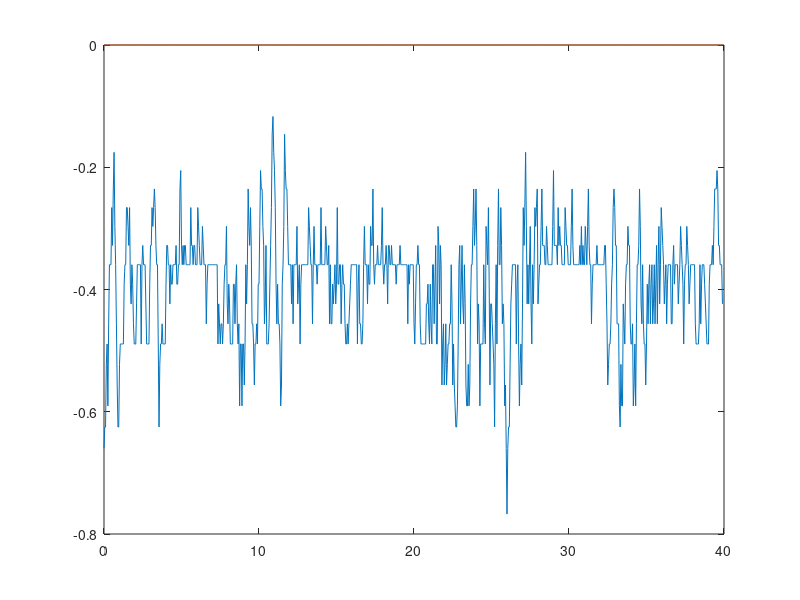

MATLAB code to generate this figure:
pextARX=[-0.659933, 0.000000, 0.659933, -0.907874;
-0.624955, 0.000000, 0.624955, -0.527033;
-0.624955, 0.000000, 0.624955, -0.825212;
-0.522477, 0.000000, 0.522477, -0.369256;
-0.489111, 0.000000, 0.489111, -0.355604;
-0.590393, 0.000000, 0.590393, -0.372467;
-0.456134, 0.000000, 0.456134, -0.286139;
-0.359434, 0.000000, 0.359434, -0.367860;
-0.359434, 0.000000, 0.359434, -0.391275;
-0.359434, 0.000000, 0.359434, -0.342926;
-0.265970, 0.000000, 0.265970, -0.150446;
-0.327925, 0.000000, 0.327925, -0.251115;
-0.235505, 0.000000, 0.235505, -0.076307;
-0.175583, 0.000000, 0.175583, -0.159442;
-0.296775, 0.000000, 0.296775, -0.328466;
-0.359434, 0.000000, 0.359434, -0.374134;
-0.456134, 0.000000, 0.456134, -0.498237;
-0.556236, 0.000000, 0.556236, -0.540274;
-0.624955, 0.000000, 0.624955, -0.578163;
-0.624955, 0.000000, 0.624955, -0.534219;
-0.522477, 0.000000, 0.522477, -0.401822;
-0.489111, 0.000000, 0.489111, -0.396317;
-0.489111, 0.000000, 0.489111, -0.383445;
-0.489111, 0.000000, 0.489111, -0.419261;
-0.489111, 0.000000, 0.489111, -0.443232;
-0.489111, 0.000000, 0.489111, -0.453038;
-0.391298, 0.000000, 0.391298, -0.299452;
-0.359434, 0.000000, 0.359434, -0.281465;
-0.359434, 0.000000, 0.359434, -0.243824;
-0.265970, 0.000000, 0.265970, -0.155025;
-0.265970, 0.000000, 0.265970, -0.240408;
-0.296775, 0.000000, 0.296775, -0.272058;
-0.327925, 0.000000, 0.327925, -0.327443;
-0.265970, 0.000000, 0.265970, -0.212470;
-0.391298, 0.000000, 0.391298, -0.402738;
-0.423526, 0.000000, 0.423526, -0.327990;
-0.359434, 0.000000, 0.359434, -0.309394;
-0.391298, 0.000000, 0.391298, -0.361006;
-0.456134, 0.000000, 0.456134, -0.416232;
-0.489111, 0.000000, 0.489111, -0.445594;
-0.489111, 0.000000, 0.489111, -0.443468;
-0.489111, 0.000000, 0.489111, -0.435451;
-0.423526, 0.000000, 0.423526, -0.324489;
-0.359434, 0.000000, 0.359434, -0.261925;
-0.359434, 0.000000, 0.359434, -0.270929;
-0.359434, 0.000000, 0.359434, -0.287398;
-0.359434, 0.000000, 0.359434, -0.329034;
-0.359434, 0.000000, 0.359434, -0.340760;
-0.489111, 0.000000, 0.489111, -0.507593;
-0.359434, 0.000000, 0.359434, -0.234912;
-0.327925, 0.000000, 0.327925, -0.295213;
-0.359434, 0.000000, 0.359434, -0.244693;
-0.359434, 0.000000, 0.359434, -0.287957;
-0.359434, 0.000000, 0.359434, -0.320850;
-0.423526, 0.000000, 0.423526, -0.439210;
-0.489111, 0.000000, 0.489111, -0.482375;
-0.489111, 0.000000, 0.489111, -0.446537;
-0.489111, 0.000000, 0.489111, -0.419102;
-0.489111, 0.000000, 0.489111, -0.387602;
-0.391298, 0.000000, 0.391298, -0.261850;
-0.327925, 0.000000, 0.327925, -0.248392;
-0.327925, 0.000000, 0.327925, -0.263954;
-0.265970, 0.000000, 0.265970, -0.198019;
-0.296775, 0.000000, 0.296775, -0.288379;
-0.265970, 0.000000, 0.265970, -0.200400;
-0.235505, 0.000000, 0.235505, -0.200534;
-0.265970, 0.000000, 0.265970, -0.219732;
-0.327925, 0.000000, 0.327925, -0.296850;
-0.359434, 0.000000, 0.359434, -0.332588;
-0.359434, 0.000000, 0.359434, -0.344811;
-0.489111, 0.000000, 0.489111, -0.508700;
-0.624955, 0.000000, 0.624955, -0.600634;
-0.522477, 0.000000, 0.522477, -0.429186;
-0.489111, 0.000000, 0.489111, -0.439323;
-0.489111, 0.000000, 0.489111, -0.365112;
-0.456134, 0.000000, 0.456134, -0.343108;
-0.489111, 0.000000, 0.489111, -0.428336;
-0.489111, 0.000000, 0.489111, -0.440914;
-0.489111, 0.000000, 0.489111, -0.473001;
-0.489111, 0.000000, 0.489111, -0.439794;
-0.391298, 0.000000, 0.391298, -0.276044;
-0.327925, 0.000000, 0.327925, -0.215028;
-0.327925, 0.000000, 0.327925, -0.217457;
-0.359434, 0.000000, 0.359434, -0.303627;
-0.359434, 0.000000, 0.359434, -0.342674;
-0.423526, 0.000000, 0.423526, -0.460185;
-0.359434, 0.000000, 0.359434, -0.299785;
-0.391298, 0.000000, 0.391298, -0.358562;
-0.391298, 0.000000, 0.391298, -0.259065;
-0.359434, 0.000000, 0.359434, -0.271904;
-0.359434, 0.000000, 0.359434, -0.304310;
-0.359434, 0.000000, 0.359434, -0.336907;
-0.359434, 0.000000, 0.359434, -0.340784;
-0.327925, 0.000000, 0.327925, -0.275969;
-0.391298, 0.000000, 0.391298, -0.351717;
-0.391298, 0.000000, 0.391298, -0.296333;
-0.359434, 0.000000, 0.359434, -0.305975;
-0.359434, 0.000000, 0.359434, -0.316811;
-0.235505, 0.000000, 0.235505, -0.146915;
-0.205380, 0.000000, 0.205380, -0.162952;
-0.327925, 0.000000, 0.327925, -0.286158;
-0.359434, 0.000000, 0.359434, -0.308428;
-0.327925, 0.000000, 0.327925, -0.324605;
-0.359434, 0.000000, 0.359434, -0.367535;
-0.327925, 0.000000, 0.327925, -0.261197;
-0.327925, 0.000000, 0.327925, -0.262104;
-0.359434, 0.000000, 0.359434, -0.274800;
-0.359434, 0.000000, 0.359434, -0.300291;
-0.359434, 0.000000, 0.359434, -0.339318;
-0.359434, 0.000000, 0.359434, -0.343781;
-0.359434, 0.000000, 0.359434, -0.324424;
-0.359434, 0.000000, 0.359434, -0.294437;
-0.265970, 0.000000, 0.265970, -0.153584;
-0.327925, 0.000000, 0.327925, -0.296393;
-0.327925, 0.000000, 0.327925, -0.248161;
-0.359434, 0.000000, 0.359434, -0.374970;
-0.327925, 0.000000, 0.327925, -0.289183;
-0.327925, 0.000000, 0.327925, -0.312634;
-0.359434, 0.000000, 0.359434, -0.288836;
-0.359434, 0.000000, 0.359434, -0.281877;
-0.359434, 0.000000, 0.359434, -0.302030;
-0.265970, 0.000000, 0.265970, -0.194574;
-0.296775, 0.000000, 0.296775, -0.293093;
-0.327925, 0.000000, 0.327925, -0.270034;
-0.359434, 0.000000, 0.359434, -0.335507;
-0.359434, 0.000000, 0.359434, -0.313140;
-0.359434, 0.000000, 0.359434, -0.328677;
-0.296775, 0.000000, 0.296775, -0.219307;
-0.327925, 0.000000, 0.327925, -0.290758;
-0.359434, 0.000000, 0.359434, -0.287307;
-0.359434, 0.000000, 0.359434, -0.323379;
-0.359434, 0.000000, 0.359434, -0.333144;
-0.456134, 0.000000, 0.456134, -0.462801;
-0.391298, 0.000000, 0.391298, -0.302697;
-0.359434, 0.000000, 0.359434, -0.317899;
-0.359434, 0.000000, 0.359434, -0.261873;
-0.359434, 0.000000, 0.359434, -0.286728;
-0.359434, 0.000000, 0.359434, -0.304554;
-0.359434, 0.000000, 0.359434, -0.336078;
-0.359434, 0.000000, 0.359434, -0.334417;
-0.359434, 0.000000, 0.359434, -0.317797;
-0.359434, 0.000000, 0.359434, -0.294319;
-0.359434, 0.000000, 0.359434, -0.287709;
-0.359434, 0.000000, 0.359434, -0.298104;
-0.359434, 0.000000, 0.359434, -0.316348;
-0.359434, 0.000000, 0.359434, -0.326045;
-0.359434, 0.000000, 0.359434, -0.321394;
-0.489111, 0.000000, 0.489111, -0.486245;
-0.423526, 0.000000, 0.423526, -0.320346;
-0.456134, 0.000000, 0.456134, -0.453840;
-0.489111, 0.000000, 0.489111, -0.405225;
-0.456134, 0.000000, 0.456134, -0.389489;
-0.456134, 0.000000, 0.456134, -0.391881;
-0.489111, 0.000000, 0.489111, -0.432440;
-0.456134, 0.000000, 0.456134, -0.377274;
-0.391298, 0.000000, 0.391298, -0.321482;
-0.359434, 0.000000, 0.359434, -0.283359;
-0.359434, 0.000000, 0.359434, -0.281781;
-0.296775, 0.000000, 0.296775, -0.204830;
-0.423526, 0.000000, 0.423526, -0.437056;
-0.456134, 0.000000, 0.456134, -0.402836;
-0.391298, 0.000000, 0.391298, -0.374890;
-0.423526, 0.000000, 0.423526, -0.393711;
-0.489111, 0.000000, 0.489111, -0.414818;
-0.489111, 0.000000, 0.489111, -0.394131;
-0.489111, 0.000000, 0.489111, -0.431145;
-0.489111, 0.000000, 0.489111, -0.437999;
-0.391298, 0.000000, 0.391298, -0.308811;
-0.391298, 0.000000, 0.391298, -0.339997;
-0.456134, 0.000000, 0.456134, -0.374138;
-0.391298, 0.000000, 0.391298, -0.291293;
-0.359434, 0.000000, 0.359434, -0.322260;
-0.456134, 0.000000, 0.456134, -0.440956;
-0.489111, 0.000000, 0.489111, -0.439760;
-0.456134, 0.000000, 0.456134, -0.409451;
-0.590393, 0.000000, 0.590393, -0.583549;
-0.489111, 0.000000, 0.489111, -0.344816;
-0.489111, 0.000000, 0.489111, -0.457516;
-0.590393, 0.000000, 0.590393, -0.506967;
-0.489111, 0.000000, 0.489111, -0.377159;
-0.489111, 0.000000, 0.489111, -0.461575;
-0.556236, 0.000000, 0.556236, -0.492774;
-0.489111, 0.000000, 0.489111, -0.391500;
-0.359434, 0.000000, 0.359434, -0.257338;
-0.423526, 0.000000, 0.423526, -0.368994;
-0.359434, 0.000000, 0.359434, -0.219561;
-0.235505, 0.000000, 0.235505, -0.166410;
-0.296775, 0.000000, 0.296775, -0.278847;
-0.327925, 0.000000, 0.327925, -0.277064;
-0.265970, 0.000000, 0.265970, -0.225063;
-0.327925, 0.000000, 0.327925, -0.327380;
-0.456134, 0.000000, 0.456134, -0.431974;
-0.456134, 0.000000, 0.456134, -0.401729;
-0.489111, 0.000000, 0.489111, -0.477906;
-0.556236, 0.000000, 0.556236, -0.513583;
-0.489111, 0.000000, 0.489111, -0.390983;
-0.489111, 0.000000, 0.489111, -0.426067;
-0.456134, 0.000000, 0.456134, -0.336406;
-0.489111, 0.000000, 0.489111, -0.435909;
-0.391298, 0.000000, 0.391298, -0.279686;
-0.391298, 0.000000, 0.391298, -0.376423;
-0.296775, 0.000000, 0.296775, -0.178972;
-0.205380, 0.000000, 0.205380, -0.133829;
-0.235505, 0.000000, 0.235505, -0.162216;
-0.235505, 0.000000, 0.235505, -0.169701;
-0.296775, 0.000000, 0.296775, -0.309669;
-0.327925, 0.000000, 0.327925, -0.330883;
-0.456134, 0.000000, 0.456134, -0.506945;
-0.423526, 0.000000, 0.423526, -0.348197;
-0.327925, 0.000000, 0.327925, -0.252091;
-0.489111, 0.000000, 0.489111, -0.444035;
-0.489111, 0.000000, 0.489111, -0.360128;
-0.489111, 0.000000, 0.489111, -0.488419;
-0.456134, 0.000000, 0.456134, -0.413746;
-0.391298, 0.000000, 0.391298, -0.341882;
-0.327925, 0.000000, 0.327925, -0.214215;
-0.265970, 0.000000, 0.265970, -0.134854;
-0.146114, 0.000000, 0.146114, -0.011099;
-0.116965, 0.000000, 0.116965, -0.077494;
-0.175583, 0.000000, 0.175583, -0.179346;
-0.205380, 0.000000, 0.205380, -0.229719;
-0.265970, 0.000000, 0.265970, -0.305942;
-0.391298, 0.000000, 0.391298, -0.407827;
-0.456134, 0.000000, 0.456134, -0.415581;
-0.391298, 0.000000, 0.391298, -0.311467;
-0.456134, 0.000000, 0.456134, -0.427171;
-0.456134, 0.000000, 0.456134, -0.358688;
-0.489111, 0.000000, 0.489111, -0.465397;
-0.590393, 0.000000, 0.590393, -0.568359;
-0.556236, 0.000000, 0.556236, -0.496068;
-0.391298, 0.000000, 0.391298, -0.292464;
-0.359434, 0.000000, 0.359434, -0.266156;
-0.296775, 0.000000, 0.296775, -0.127926;
-0.146114, 0.000000, 0.146114, -0.016154;
-0.205380, 0.000000, 0.205380, -0.203740;
-0.235505, 0.000000, 0.235505, -0.219400;
-0.235505, 0.000000, 0.235505, -0.275453;
-0.296775, 0.000000, 0.296775, -0.313644;
-0.359434, 0.000000, 0.359434, -0.326170;
-0.359434, 0.000000, 0.359434, -0.282478;
-0.359434, 0.000000, 0.359434, -0.296450;
-0.359434, 0.000000, 0.359434, -0.302192;
-0.423526, 0.000000, 0.423526, -0.412072;
-0.359434, 0.000000, 0.359434, -0.293265;
-0.456134, 0.000000, 0.456134, -0.478900;
-0.359434, 0.000000, 0.359434, -0.225918;
-0.359434, 0.000000, 0.359434, -0.335061;
-0.359434, 0.000000, 0.359434, -0.247520;
-0.359434, 0.000000, 0.359434, -0.317164;
-0.296775, 0.000000, 0.296775, -0.226998;
-0.423526, 0.000000, 0.423526, -0.460648;
-0.391298, 0.000000, 0.391298, -0.304215;
-0.359434, 0.000000, 0.359434, -0.344950;
-0.489111, 0.000000, 0.489111, -0.455379;
-0.391298, 0.000000, 0.391298, -0.265476;
-0.359434, 0.000000, 0.359434, -0.326561;
-0.359434, 0.000000, 0.359434, -0.274728;
-0.359434, 0.000000, 0.359434, -0.308875;
-0.359434, 0.000000, 0.359434, -0.306949;
-0.359434, 0.000000, 0.359434, -0.325167;
-0.359434, 0.000000, 0.359434, -0.316865;
-0.359434, 0.000000, 0.359434, -0.310109;
-0.359434, 0.000000, 0.359434, -0.299527;
-0.359434, 0.000000, 0.359434, -0.300292;
-0.265970, 0.000000, 0.265970, -0.177838;
-0.296775, 0.000000, 0.296775, -0.275480;
-0.327925, 0.000000, 0.327925, -0.265231;
-0.359434, 0.000000, 0.359434, -0.344658;
-0.359434, 0.000000, 0.359434, -0.326646;
-0.456134, 0.000000, 0.456134, -0.467840;
-0.359434, 0.000000, 0.359434, -0.251474;
-0.296775, 0.000000, 0.296775, -0.246223;
-0.359434, 0.000000, 0.359434, -0.277964;
-0.359434, 0.000000, 0.359434, -0.277526;
-0.359434, 0.000000, 0.359434, -0.337143;
-0.391298, 0.000000, 0.391298, -0.389289;
-0.359434, 0.000000, 0.359434, -0.320670;
-0.359434, 0.000000, 0.359434, -0.314054;
-0.359434, 0.000000, 0.359434, -0.266627;
-0.359434, 0.000000, 0.359434, -0.282503;
-0.265970, 0.000000, 0.265970, -0.174940;
-0.359434, 0.000000, 0.359434, -0.381219;
-0.359434, 0.000000, 0.359434, -0.296137;
-0.359434, 0.000000, 0.359434, -0.361946;
-0.359434, 0.000000, 0.359434, -0.300799;
-0.359434, 0.000000, 0.359434, -0.301142;
-0.296775, 0.000000, 0.296775, -0.194733;
-0.327925, 0.000000, 0.327925, -0.290662;
-0.359434, 0.000000, 0.359434, -0.305891;
-0.359434, 0.000000, 0.359434, -0.344049;
-0.327925, 0.000000, 0.327925, -0.295054;
-0.456134, 0.000000, 0.456134, -0.466817;
-0.359434, 0.000000, 0.359434, -0.227859;
-0.456134, 0.000000, 0.456134, -0.472586;
-0.456134, 0.000000, 0.456134, -0.339705;
-0.391298, 0.000000, 0.391298, -0.355177;
-0.423526, 0.000000, 0.423526, -0.379363;
-0.391298, 0.000000, 0.391298, -0.310991;
-0.359434, 0.000000, 0.359434, -0.293591;
-0.423526, 0.000000, 0.423526, -0.379690;
-0.391298, 0.000000, 0.391298, -0.311895;
-0.265970, 0.000000, 0.265970, -0.198425;
-0.391298, 0.000000, 0.391298, -0.397725;
-0.391298, 0.000000, 0.391298, -0.287859;
-0.359434, 0.000000, 0.359434, -0.335212;
-0.359434, 0.000000, 0.359434, -0.309060;
-0.456134, 0.000000, 0.456134, -0.444899;
-0.391298, 0.000000, 0.391298, -0.291753;
-0.359434, 0.000000, 0.359434, -0.327364;
-0.391298, 0.000000, 0.391298, -0.320300;
-0.391298, 0.000000, 0.391298, -0.323732;
-0.456134, 0.000000, 0.456134, -0.430441;
-0.489111, 0.000000, 0.489111, -0.452311;
-0.489111, 0.000000, 0.489111, -0.462007;
-0.456134, 0.000000, 0.456134, -0.389669;
-0.489111, 0.000000, 0.489111, -0.423347;
-0.456134, 0.000000, 0.456134, -0.334426;
-0.423526, 0.000000, 0.423526, -0.348531;
-0.391298, 0.000000, 0.391298, -0.316447;
-0.359434, 0.000000, 0.359434, -0.307320;
-0.359434, 0.000000, 0.359434, -0.310472;
-0.359434, 0.000000, 0.359434, -0.301792;
-0.359434, 0.000000, 0.359434, -0.303886;
-0.359434, 0.000000, 0.359434, -0.305459;
-0.359434, 0.000000, 0.359434, -0.310448;
-0.359434, 0.000000, 0.359434, -0.311641;
-0.359434, 0.000000, 0.359434, -0.310550;
-0.489111, 0.000000, 0.489111, -0.485837;
-0.391298, 0.000000, 0.391298, -0.284232;
-0.359434, 0.000000, 0.359434, -0.345433;
-0.456134, 0.000000, 0.456134, -0.396325;
-0.456134, 0.000000, 0.456134, -0.373504;
-0.489111, 0.000000, 0.489111, -0.460732;
-0.489111, 0.000000, 0.489111, -0.436856;
-0.456134, 0.000000, 0.456134, -0.404389;
-0.359434, 0.000000, 0.359434, -0.252452;
-0.296775, 0.000000, 0.296775, -0.193254;
-0.359434, 0.000000, 0.359434, -0.282020;
-0.359434, 0.000000, 0.359434, -0.287576;
-0.359434, 0.000000, 0.359434, -0.365517;
-0.423526, 0.000000, 0.423526, -0.440612;
-0.359434, 0.000000, 0.359434, -0.294629;
-0.391298, 0.000000, 0.391298, -0.349422;
-0.391298, 0.000000, 0.391298, -0.266441;
-0.296775, 0.000000, 0.296775, -0.194289;
-0.327925, 0.000000, 0.327925, -0.300119;
-0.327925, 0.000000, 0.327925, -0.281179;
-0.235505, 0.000000, 0.235505, -0.194885;
-0.359434, 0.000000, 0.359434, -0.379905;
-0.391298, 0.000000, 0.391298, -0.308010;
-0.359434, 0.000000, 0.359434, -0.322607;
-0.359434, 0.000000, 0.359434, -0.310813;
-0.359434, 0.000000, 0.359434, -0.306128;
-0.327925, 0.000000, 0.327925, -0.257517;
-0.359434, 0.000000, 0.359434, -0.321270;
-0.359434, 0.000000, 0.359434, -0.297618;
-0.359434, 0.000000, 0.359434, -0.329682;
-0.359434, 0.000000, 0.359434, -0.315562;
-0.327925, 0.000000, 0.327925, -0.270694;
-0.265970, 0.000000, 0.265970, -0.187340;
-0.359434, 0.000000, 0.359434, -0.334669;
-0.391298, 0.000000, 0.391298, -0.323567;
-0.359434, 0.000000, 0.359434, -0.342143;
-0.359434, 0.000000, 0.359434, -0.340022;
-0.327925, 0.000000, 0.327925, -0.264719;
-0.359434, 0.000000, 0.359434, -0.301735;
-0.423526, 0.000000, 0.423526, -0.358093;
-0.327925, 0.000000, 0.327925, -0.241779;
-0.327925, 0.000000, 0.327925, -0.325688;
-0.359434, 0.000000, 0.359434, -0.309137;
-0.359434, 0.000000, 0.359434, -0.311914;
-0.327925, 0.000000, 0.327925, -0.261088;
-0.359434, 0.000000, 0.359434, -0.322771;
-0.359434, 0.000000, 0.359434, -0.294801;
-0.359434, 0.000000, 0.359434, -0.326386;
-0.359434, 0.000000, 0.359434, -0.314002;
-0.359434, 0.000000, 0.359434, -0.315576;
-0.391298, 0.000000, 0.391298, -0.346714;
-0.359434, 0.000000, 0.359434, -0.286775;
-0.359434, 0.000000, 0.359434, -0.318267;
-0.359434, 0.000000, 0.359434, -0.297555;
-0.359434, 0.000000, 0.359434, -0.313372;
-0.327925, 0.000000, 0.327925, -0.265892;
-0.359434, 0.000000, 0.359434, -0.330315;
-0.359434, 0.000000, 0.359434, -0.296317;
-0.359434, 0.000000, 0.359434, -0.322810;
-0.359434, 0.000000, 0.359434, -0.307964;
-0.359434, 0.000000, 0.359434, -0.312566;
-0.359434, 0.000000, 0.359434, -0.304429;
-0.359434, 0.000000, 0.359434, -0.307153;
-0.359434, 0.000000, 0.359434, -0.307828;
-0.359434, 0.000000, 0.359434, -0.311686;
-0.456134, 0.000000, 0.456134, -0.444988;
-0.359434, 0.000000, 0.359434, -0.262150;
-0.391298, 0.000000, 0.391298, -0.393324;
-0.359434, 0.000000, 0.359434, -0.247238;
-0.359434, 0.000000, 0.359434, -0.316201;
-0.359434, 0.000000, 0.359434, -0.280814;
-0.359434, 0.000000, 0.359434, -0.325561;
-0.359434, 0.000000, 0.359434, -0.319176;
-0.456134, 0.000000, 0.456134, -0.457636;
-0.489111, 0.000000, 0.489111, -0.435464;
-0.423526, 0.000000, 0.423526, -0.363015;
-0.359434, 0.000000, 0.359434, -0.276118;
-0.359434, 0.000000, 0.359434, -0.270541;
-0.327925, 0.000000, 0.327925, -0.222311;
-0.359434, 0.000000, 0.359434, -0.328528;
-0.359434, 0.000000, 0.359434, -0.325374;
-0.456134, 0.000000, 0.456134, -0.490934;
-0.489111, 0.000000, 0.489111, -0.447788;
-0.489111, 0.000000, 0.489111, -0.448303;
-0.489111, 0.000000, 0.489111, -0.399179;
-0.489111, 0.000000, 0.489111, -0.395449;
-0.489111, 0.000000, 0.489111, -0.403481;
-0.489111, 0.000000, 0.489111, -0.432583;
-0.489111, 0.000000, 0.489111, -0.446026;
-0.423526, 0.000000, 0.423526, -0.351426;
-0.423526, 0.000000, 0.423526, -0.364442;
-0.391298, 0.000000, 0.391298, -0.276640;
-0.456134, 0.000000, 0.456134, -0.410885;
-0.489111, 0.000000, 0.489111, -0.426231;
-0.391298, 0.000000, 0.391298, -0.340961;
-0.456134, 0.000000, 0.456134, -0.458787;
-0.489111, 0.000000, 0.489111, -0.399582;
-0.359434, 0.000000, 0.359434, -0.241495;
-0.359434, 0.000000, 0.359434, -0.296966;
-0.456134, 0.000000, 0.456134, -0.393779;
-0.391298, 0.000000, 0.391298, -0.315244;
-0.327925, 0.000000, 0.327925, -0.309769;
-0.489111, 0.000000, 0.489111, -0.501663;
-0.489111, 0.000000, 0.489111, -0.390754;
-0.296775, 0.000000, 0.296775, -0.194151;
-0.327925, 0.000000, 0.327925, -0.282459;
-0.423526, 0.000000, 0.423526, -0.333721;
-0.327925, 0.000000, 0.327925, -0.238965;
-0.359434, 0.000000, 0.359434, -0.382095;
-0.556236, 0.000000, 0.556236, -0.580950;
-0.489111, 0.000000, 0.489111, -0.409160;
-0.456134, 0.000000, 0.456134, -0.431647;
-0.556236, 0.000000, 0.556236, -0.477121;
-0.522477, 0.000000, 0.522477, -0.391265;
-0.456134, 0.000000, 0.456134, -0.374863;
-0.556236, 0.000000, 0.556236, -0.537690;
-0.522477, 0.000000, 0.522477, -0.437720;
-0.489111, 0.000000, 0.489111, -0.456695;
-0.489111, 0.000000, 0.489111, -0.403996;
-0.456134, 0.000000, 0.456134, -0.350301;
-0.456134, 0.000000, 0.456134, -0.366519;
-0.359434, 0.000000, 0.359434, -0.247779;
-0.423526, 0.000000, 0.423526, -0.417245;
-0.556236, 0.000000, 0.556236, -0.530455;
-0.489111, 0.000000, 0.489111, -0.430153;
-0.556236, 0.000000, 0.556236, -0.565674;
-0.590393, 0.000000, 0.590393, -0.490589;
-0.624955, 0.000000, 0.624955, -0.553467;
-0.624955, 0.000000, 0.624955, -0.518820;
-0.590393, 0.000000, 0.590393, -0.510172;
-0.489111, 0.000000, 0.489111, -0.379275;
-0.359434, 0.000000, 0.359434, -0.241633;
-0.327925, 0.000000, 0.327925, -0.219966;
-0.456134, 0.000000, 0.456134, -0.400450;
-0.391298, 0.000000, 0.391298, -0.301428;
-0.327925, 0.000000, 0.327925, -0.340131;
-0.423526, 0.000000, 0.423526, -0.422916;
-0.456134, 0.000000, 0.456134, -0.382268;
-0.359434, 0.000000, 0.359434, -0.251157;
-0.423526, 0.000000, 0.423526, -0.381505;
-0.556236, 0.000000, 0.556236, -0.505902;
-0.590393, 0.000000, 0.590393, -0.564772;
-0.590393, 0.000000, 0.590393, -0.583589;
-0.522477, 0.000000, 0.522477, -0.447477;
-0.590393, 0.000000, 0.590393, -0.518378;
-0.556236, 0.000000, 0.556236, -0.380527;
-0.423526, 0.000000, 0.423526, -0.295210;
-0.359434, 0.000000, 0.359434, -0.276006;
-0.359434, 0.000000, 0.359434, -0.303722;
-0.296775, 0.000000, 0.296775, -0.224794;
-0.235505, 0.000000, 0.235505, -0.183783;
-0.327925, 0.000000, 0.327925, -0.305690;
-0.296775, 0.000000, 0.296775, -0.208616;
-0.235505, 0.000000, 0.235505, -0.202425;
-0.327925, 0.000000, 0.327925, -0.321375;
-0.489111, 0.000000, 0.489111, -0.487118;
-0.423526, 0.000000, 0.423526, -0.359832;
-0.456134, 0.000000, 0.456134, -0.473534;
-0.590393, 0.000000, 0.590393, -0.544447;
-0.489111, 0.000000, 0.489111, -0.359047;
-0.489111, 0.000000, 0.489111, -0.441730;
-0.489111, 0.000000, 0.489111, -0.378547;
-0.489111, 0.000000, 0.489111, -0.430831;
-0.359434, 0.000000, 0.359434, -0.248190;
-0.456134, 0.000000, 0.456134, -0.465202;
-0.489111, 0.000000, 0.489111, -0.389492;
-0.296775, 0.000000, 0.296775, -0.198198;
-0.327925, 0.000000, 0.327925, -0.304278;
-0.359434, 0.000000, 0.359434, -0.254871;
-0.265970, 0.000000, 0.265970, -0.183063;
-0.391298, 0.000000, 0.391298, -0.414879;
-0.556236, 0.000000, 0.556236, -0.556055;
-0.423526, 0.000000, 0.423526, -0.362950;
-0.423526, 0.000000, 0.423526, -0.427412;
-0.456134, 0.000000, 0.456134, -0.334749;
-0.489111, 0.000000, 0.489111, -0.391002;
-0.522477, 0.000000, 0.522477, -0.443696;
-0.624955, 0.000000, 0.624955, -0.635540;
-0.456134, 0.000000, 0.456134, -0.365244;
-0.359434, 0.000000, 0.359434, -0.327109;
-0.489111, 0.000000, 0.489111, -0.390761;
-0.327925, 0.000000, 0.327925, -0.112543;
-0.235505, 0.000000, 0.235505, -0.176176;
-0.359434, 0.000000, 0.359434, -0.348250;
-0.359434, 0.000000, 0.359434, -0.335802;
-0.265970, 0.000000, 0.265970, -0.257173;
-0.327925, 0.000000, 0.327925, -0.321323;
-0.456134, 0.000000, 0.456134, -0.390556;
-0.423526, 0.000000, 0.423526, -0.322402;
-0.456134, 0.000000, 0.456134, -0.444781;
-0.590393, 0.000000, 0.590393, -0.589848;
-0.556236, 0.000000, 0.556236, -0.497806;
-0.659933, 0.000000, 0.659933, -0.669442;
-0.767418, 0.000000, 0.767418, -0.683139;
-0.659933, 0.000000, 0.659933, -0.528494;
-0.624955, 0.000000, 0.624955, -0.536877;
-0.624955, 0.000000, 0.624955, -0.496510;
-0.522477, 0.000000, 0.522477, -0.385223;
-0.423526, 0.000000, 0.423526, -0.320560;
-0.391298, 0.000000, 0.391298, -0.305480;
-0.359434, 0.000000, 0.359434, -0.273400;
-0.359434, 0.000000, 0.359434, -0.306614;
-0.359434, 0.000000, 0.359434, -0.308887;
-0.359434, 0.000000, 0.359434, -0.321815;
-0.359434, 0.000000, 0.359434, -0.311256;
-0.489111, 0.000000, 0.489111, -0.481416;
-0.391298, 0.000000, 0.391298, -0.273877;
-0.359434, 0.000000, 0.359434, -0.338563;
-0.489111, 0.000000, 0.489111, -0.440658;
-0.590393, 0.000000, 0.590393, -0.545830;
-0.522477, 0.000000, 0.522477, -0.456910;
-0.489111, 0.000000, 0.489111, -0.462029;
-0.556236, 0.000000, 0.556236, -0.489052;
-0.423526, 0.000000, 0.423526, -0.257658;
-0.265970, 0.000000, 0.265970, -0.142530;
-0.327925, 0.000000, 0.327925, -0.259468;
-0.265970, 0.000000, 0.265970, -0.157375;
-0.175583, 0.000000, 0.175583, -0.159313;
-0.296775, 0.000000, 0.296775, -0.331166;
-0.423526, 0.000000, 0.423526, -0.416283;
-0.359434, 0.000000, 0.359434, -0.306947;
-0.423526, 0.000000, 0.423526, -0.426684;
-0.359434, 0.000000, 0.359434, -0.232275;
-0.296775, 0.000000, 0.296775, -0.223529;
-0.423526, 0.000000, 0.423526, -0.381439;
-0.489111, 0.000000, 0.489111, -0.444584;
-0.359434, 0.000000, 0.359434, -0.316361;
-0.423526, 0.000000, 0.423526, -0.454806;
-0.359434, 0.000000, 0.359434, -0.224788;
-0.265970, 0.000000, 0.265970, -0.166360;
-0.296775, 0.000000, 0.296775, -0.202571;
-0.265970, 0.000000, 0.265970, -0.185656;
-0.235505, 0.000000, 0.235505, -0.228728;
-0.423526, 0.000000, 0.423526, -0.497037;
-0.391298, 0.000000, 0.391298, -0.334923;
-0.359434, 0.000000, 0.359434, -0.354899;
-0.359434, 0.000000, 0.359434, -0.257160;
-0.296775, 0.000000, 0.296775, -0.174294;
-0.235505, 0.000000, 0.235505, -0.135813;
-0.327925, 0.000000, 0.327925, -0.322842;
-0.327925, 0.000000, 0.327925, -0.300047;
-0.327925, 0.000000, 0.327925, -0.361370;
-0.359434, 0.000000, 0.359434, -0.338019;
-0.359434, 0.000000, 0.359434, -0.289244;
-0.296775, 0.000000, 0.296775, -0.184169;
-0.327925, 0.000000, 0.327925, -0.270136;
-0.359434, 0.000000, 0.359434, -0.305278;
-0.359434, 0.000000, 0.359434, -0.354168;
-0.359434, 0.000000, 0.359434, -0.354271;
-0.359434, 0.000000, 0.359434, -0.323973;
-0.359434, 0.000000, 0.359434, -0.284726;
-0.359434, 0.000000, 0.359434, -0.272634;
-0.296775, 0.000000, 0.296775, -0.204496;
-0.205380, 0.000000, 0.205380, -0.141304;
-0.327925, 0.000000, 0.327925, -0.346060;
-0.327925, 0.000000, 0.327925, -0.265866;
-0.327925, 0.000000, 0.327925, -0.339701;
-0.327925, 0.000000, 0.327925, -0.280416;
-0.359434, 0.000000, 0.359434, -0.320808;
-0.265970, 0.000000, 0.265970, -0.150138;
-0.327925, 0.000000, 0.327925, -0.314347;
-0.296775, 0.000000, 0.296775, -0.201992;
-0.327925, 0.000000, 0.327925, -0.344473;
-0.327925, 0.000000, 0.327925, -0.282779;
-0.359434, 0.000000, 0.359434, -0.355427;
-0.359434, 0.000000, 0.359434, -0.292271;
-0.359434, 0.000000, 0.359434, -0.308495;
-0.359434, 0.000000, 0.359434, -0.290721;
-0.265970, 0.000000, 0.265970, -0.182236;
-0.296775, 0.000000, 0.296775, -0.276582;
-0.327925, 0.000000, 0.327925, -0.271023;
-0.327925, 0.000000, 0.327925, -0.302748;
-0.359434, 0.000000, 0.359434, -0.342447;
-0.359434, 0.000000, 0.359434, -0.319040;
-0.359434, 0.000000, 0.359434, -0.313536;
-0.359434, 0.000000, 0.359434, -0.293787;
-0.296775, 0.000000, 0.296775, -0.211228;
-0.235505, 0.000000, 0.235505, -0.167136;
-0.327925, 0.000000, 0.327925, -0.311706;
-0.359434, 0.000000, 0.359434, -0.313276;
-0.359434, 0.000000, 0.359434, -0.361701;
-0.359434, 0.000000, 0.359434, -0.335407;
-0.359434, 0.000000, 0.359434, -0.309827;
-0.359434, 0.000000, 0.359434, -0.278658;
-0.359434, 0.000000, 0.359434, -0.282727;
-0.359434, 0.000000, 0.359434, -0.304207;
-0.359434, 0.000000, 0.359434, -0.329150;
-0.327925, 0.000000, 0.327925, -0.290725;
-0.359434, 0.000000, 0.359434, -0.335890;
-0.296775, 0.000000, 0.296775, -0.199976;
-0.359434, 0.000000, 0.359434, -0.336341;
-0.327925, 0.000000, 0.327925, -0.229307;
-0.359434, 0.000000, 0.359434, -0.362319;
-0.359434, 0.000000, 0.359434, -0.308320;
-0.296775, 0.000000, 0.296775, -0.254664;
-0.327925, 0.000000, 0.327925, -0.286441;
-0.359434, 0.000000, 0.359434, -0.287776;
-0.296775, 0.000000, 0.296775, -0.220122;
-0.235505, 0.000000, 0.235505, -0.188130;
-0.327925, 0.000000, 0.327925, -0.322651;
-0.359434, 0.000000, 0.359434, -0.309327;
-0.359434, 0.000000, 0.359434, -0.346770;
-0.456134, 0.000000, 0.456134, -0.456665;
-0.391298, 0.000000, 0.391298, -0.304560;
-0.359434, 0.000000, 0.359434, -0.313628;
-0.359434, 0.000000, 0.359434, -0.262994;
-0.359434, 0.000000, 0.359434, -0.287584;
-0.359434, 0.000000, 0.359434, -0.307203;
-0.359434, 0.000000, 0.359434, -0.336845;
-0.327925, 0.000000, 0.327925, -0.290669;
-0.359434, 0.000000, 0.359434, -0.332197;
-0.359434, 0.000000, 0.359434, -0.280110;
-0.359434, 0.000000, 0.359434, -0.302344;
-0.359434, 0.000000, 0.359434, -0.301010;
-0.359434, 0.000000, 0.359434, -0.322056;
-0.359434, 0.000000, 0.359434, -0.320892;
-0.359434, 0.000000, 0.359434, -0.316472;
-0.359434, 0.000000, 0.359434, -0.303920;
-0.359434, 0.000000, 0.359434, -0.299545;
-0.327925, 0.000000, 0.327925, -0.259070;
-0.327925, 0.000000, 0.327925, -0.283613;
-0.391298, 0.000000, 0.391298, -0.363059;
-0.456134, 0.000000, 0.456134, -0.433956;
-0.556236, 0.000000, 0.556236, -0.561659;
-0.522477, 0.000000, 0.522477, -0.462615;
-0.489111, 0.000000, 0.489111, -0.437085;
-0.489111, 0.000000, 0.489111, -0.380672;
-0.456134, 0.000000, 0.456134, -0.333913;
-0.391298, 0.000000, 0.391298, -0.287260;
-0.359434, 0.000000, 0.359434, -0.302847;
-0.265970, 0.000000, 0.265970, -0.191689;
-0.235505, 0.000000, 0.235505, -0.198890;
-0.265970, 0.000000, 0.265970, -0.207893;
-0.327925, 0.000000, 0.327925, -0.294341;
-0.327925, 0.000000, 0.327925, -0.289921;
-0.456134, 0.000000, 0.456134, -0.499267;
-0.456134, 0.000000, 0.456134, -0.403741;
-0.456134, 0.000000, 0.456134, -0.439078;
-0.590393, 0.000000, 0.590393, -0.546509;
-0.624955, 0.000000, 0.624955, -0.530560;
-0.522477, 0.000000, 0.522477, -0.429409;
-0.590393, 0.000000, 0.590393, -0.566245;
-0.590393, 0.000000, 0.590393, -0.480927;
-0.423526, 0.000000, 0.423526, -0.303791;
-0.456134, 0.000000, 0.456134, -0.401452;
-0.489111, 0.000000, 0.489111, -0.376148;
-0.391298, 0.000000, 0.391298, -0.302013;
-0.359434, 0.000000, 0.359434, -0.321455;
-0.359434, 0.000000, 0.359434, -0.300378;
-0.296775, 0.000000, 0.296775, -0.213383;
-0.327925, 0.000000, 0.327925, -0.284520;
-0.327925, 0.000000, 0.327925, -0.252027;
-0.456134, 0.000000, 0.456134, -0.476334;
-0.489111, 0.000000, 0.489111, -0.449122;
-0.489111, 0.000000, 0.489111, -0.489956;
-0.456134, 0.000000, 0.456134, -0.379438;
-0.590393, 0.000000, 0.590393, -0.552869;
-0.556236, 0.000000, 0.556236, -0.403903;
-0.489111, 0.000000, 0.489111, -0.430110;
-0.590393, 0.000000, 0.590393, -0.561453;
-0.456134, 0.000000, 0.456134, -0.329140;
-0.359434, 0.000000, 0.359434, -0.300589;
-0.359434, 0.000000, 0.359434, -0.246454;
-0.327925, 0.000000, 0.327925, -0.217224;
-0.235505, 0.000000, 0.235505, -0.144988;
-0.296775, 0.000000, 0.296775, -0.305885;
-0.423526, 0.000000, 0.423526, -0.429740;
-0.456134, 0.000000, 0.456134, -0.454237;
-0.359434, 0.000000, 0.359434, -0.305255;
-0.456134, 0.000000, 0.456134, -0.435073;
-0.489111, 0.000000, 0.489111, -0.354953;
-0.489111, 0.000000, 0.489111, -0.425685;
-0.556236, 0.000000, 0.556236, -0.528163;
-0.489111, 0.000000, 0.489111, -0.429922;
-0.391298, 0.000000, 0.391298, -0.332320;
-0.456134, 0.000000, 0.456134, -0.388321;
-0.391298, 0.000000, 0.391298, -0.231718;
-0.359434, 0.000000, 0.359434, -0.294549;
-0.456134, 0.000000, 0.456134, -0.433022;
-0.391298, 0.000000, 0.391298, -0.337272;
-0.359434, 0.000000, 0.359434, -0.356204;
-0.456134, 0.000000, 0.456134, -0.417123;
-0.423526, 0.000000, 0.423526, -0.307705;
-0.359434, 0.000000, 0.359434, -0.277739;
-0.456134, 0.000000, 0.456134, -0.425951;
-0.391298, 0.000000, 0.391298, -0.297714;
-0.327925, 0.000000, 0.327925, -0.304913;
-0.456134, 0.000000, 0.456134, -0.441877;
-0.359434, 0.000000, 0.359434, -0.232568;
-0.296775, 0.000000, 0.296775, -0.253116;
-0.423526, 0.000000, 0.423526, -0.384289;
-0.359434, 0.000000, 0.359434, -0.259804;
-0.265970, 0.000000, 0.265970, -0.233441;
-0.296775, 0.000000, 0.296775, -0.262151;
-0.327925, 0.000000, 0.327925, -0.266418;
-0.359434, 0.000000, 0.359434, -0.318761;
-0.423526, 0.000000, 0.423526, -0.408258;
-0.391298, 0.000000, 0.391298, -0.347405;
-0.359434, 0.000000, 0.359434, -0.325783;
-0.456134, 0.000000, 0.456134, -0.417978;
-0.391298, 0.000000, 0.391298, -0.267661;
-0.359434, 0.000000, 0.359434, -0.313492;
-0.359434, 0.000000, 0.359434, -0.288961;
-0.359434, 0.000000, 0.359434, -0.317190;
-0.359434, 0.000000, 0.359434, -0.314380;
-0.456134, 0.000000, 0.456134, -0.452609;
-0.456134, 0.000000, 0.456134, -0.392644;
-0.359434, 0.000000, 0.359434, -0.295853;
-0.327925, 0.000000, 0.327925, -0.254841;
-0.391298, 0.000000, 0.391298, -0.317290;
-0.359434, 0.000000, 0.359434, -0.263504;
-0.359434, 0.000000, 0.359434, -0.345166;
-0.359434, 0.000000, 0.359434, -0.329104;
-0.359434, 0.000000, 0.359434, -0.333320;
-0.423526, 0.000000, 0.423526, -0.385508;
-0.391298, 0.000000, 0.391298, -0.299314;
-0.359434, 0.000000, 0.359434, -0.300168;
-0.296775, 0.000000, 0.296775, -0.208172;
-0.327925, 0.000000, 0.327925, -0.294817;
-0.359434, 0.000000, 0.359434, -0.304318;
-0.391298, 0.000000, 0.391298, -0.378424;
-0.489111, 0.000000, 0.489111, -0.493641;
-0.391298, 0.000000, 0.391298, -0.308635;
-0.359434, 0.000000, 0.359434, -0.319645;
-0.359434, 0.000000, 0.359434, -0.242652;
-0.296775, 0.000000, 0.296775, -0.187066;
-0.327925, 0.000000, 0.327925, -0.288807;
-0.359434, 0.000000, 0.359434, -0.335318;
-0.423526, 0.000000, 0.423526, -0.449380;
-0.391298, 0.000000, 0.391298, -0.351755;
-0.359434, 0.000000, 0.359434, -0.310548;
-0.359434, 0.000000, 0.359434, -0.255929;
-0.359434, 0.000000, 0.359434, -0.259997;
-0.359434, 0.000000, 0.359434, -0.296511;
-0.359434, 0.000000, 0.359434, -0.340627;
-0.359434, 0.000000, 0.359434, -0.351487;
-0.456134, 0.000000, 0.456134, -0.461617;
-0.489111, 0.000000, 0.489111, -0.422748;
-0.489111, 0.000000, 0.489111, -0.430000;
-0.489111, 0.000000, 0.489111, -0.411257;
-0.489111, 0.000000, 0.489111, -0.418128;
-0.456134, 0.000000, 0.456134, -0.375774;
-0.359434, 0.000000, 0.359434, -0.268352;
-0.456134, 0.000000, 0.456134, -0.435765;
-0.391298, 0.000000, 0.391298, -0.267700;
-0.359434, 0.000000, 0.359434, -0.336696;
-0.359434, 0.000000, 0.359434, -0.288877;
-0.359434, 0.000000, 0.359434, -0.310445;
-0.391298, 0.000000, 0.391298, -0.341774;
-0.423526, 0.000000, 0.423526, -0.384144;
-0.456134, 0.000000, 0.456134, -0.424897;
-0.489111, 0.000000, 0.489111, -0.455932;
-0.489111, 0.000000, 0.489111, -0.431497;
-0.489111, 0.000000, 0.489111, -0.422021;
-0.391298, 0.000000, 0.391298, -0.270124;
-0.359434, 0.000000, 0.359434, -0.281527;
-0.359434, 0.000000, 0.359434, -0.266987;
-0.359434, 0.000000, 0.359434, -0.310314;
-0.327925, 0.000000, 0.327925, -0.286871;
-0.359434, 0.000000, 0.359434, -0.353876;
-0.296775, 0.000000, 0.296775, -0.216037;
-0.235505, 0.000000, 0.235505, -0.169031;
-0.235505, 0.000000, 0.235505, -0.151381;
-0.235505, 0.000000, 0.235505, -0.168762;
-0.205380, 0.000000, 0.205380, -0.167525;
-0.235505, 0.000000, 0.235505, -0.249000;
-0.327925, 0.000000, 0.327925, -0.342966;
-0.327925, 0.000000, 0.327925, -0.295209;
-0.359434, 0.000000, 0.359434, -0.341729;
-0.359434, 0.000000, 0.359434, -0.284381;
-0.359434, 0.000000, 0.359434, -0.301809;
-0.423526, 0.000000, 0.423526, -0.384762;

];


close all
t=0:0.05:39.9;
plot(t,pextARX(1:length(t),1))
hold on
plot(t,pextARX(1:length(t),2))